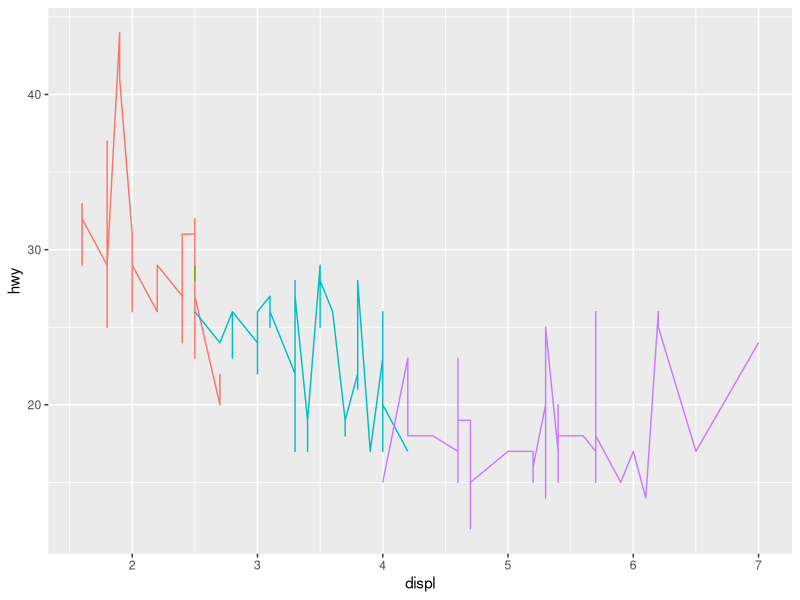
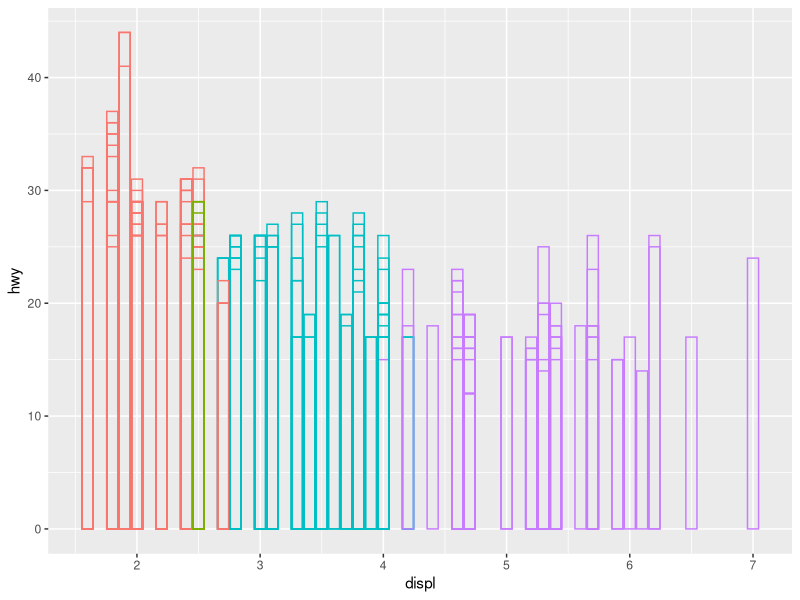
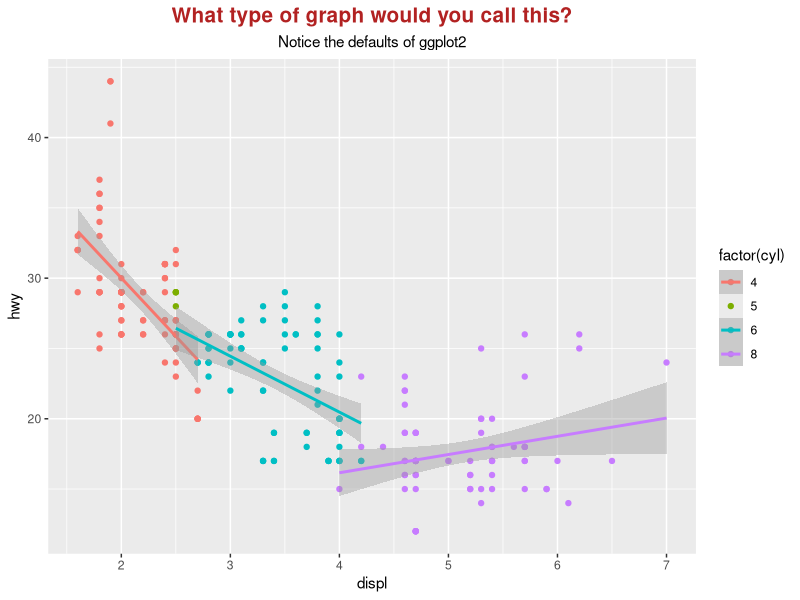
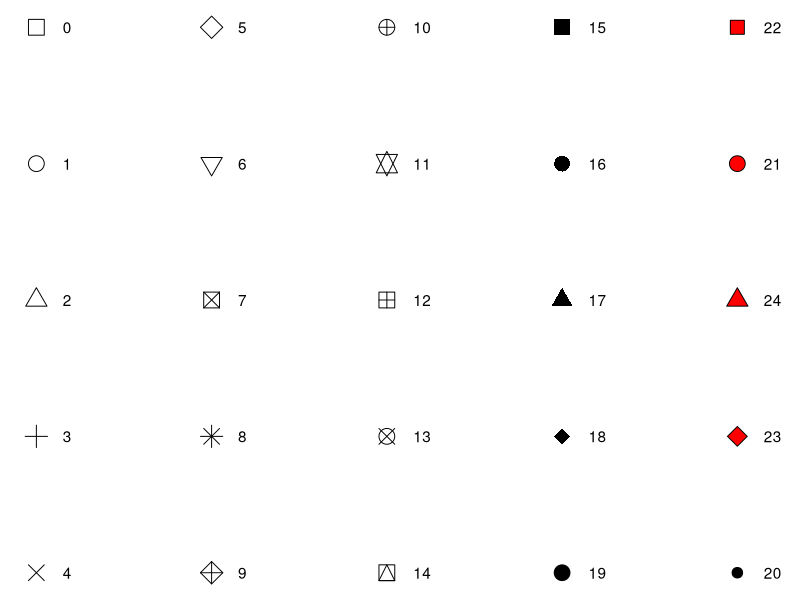
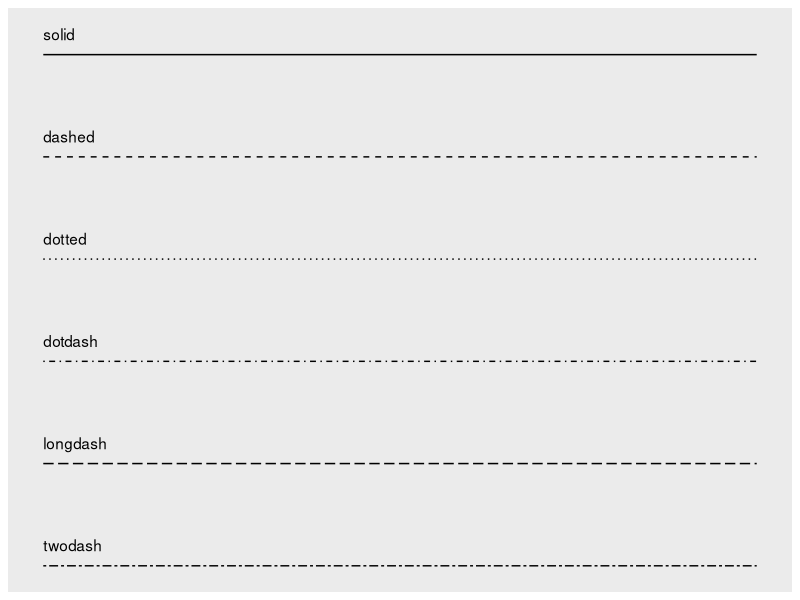
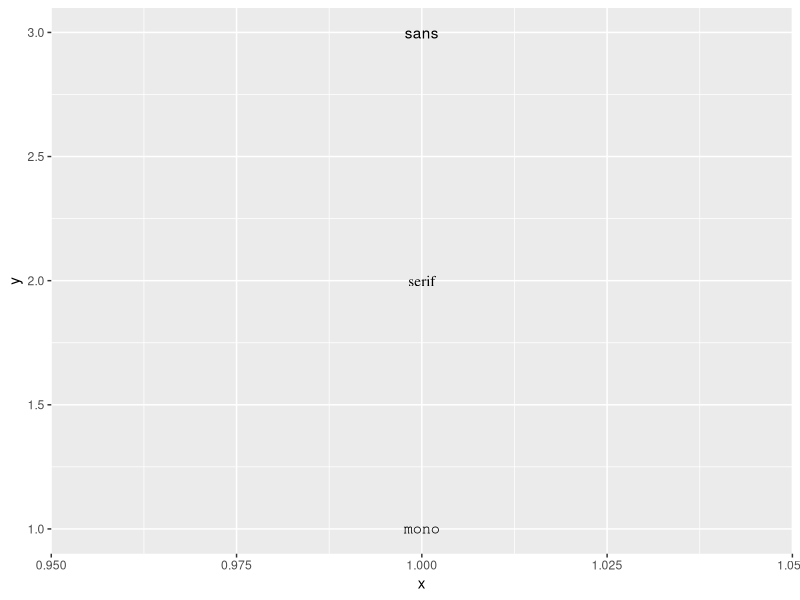
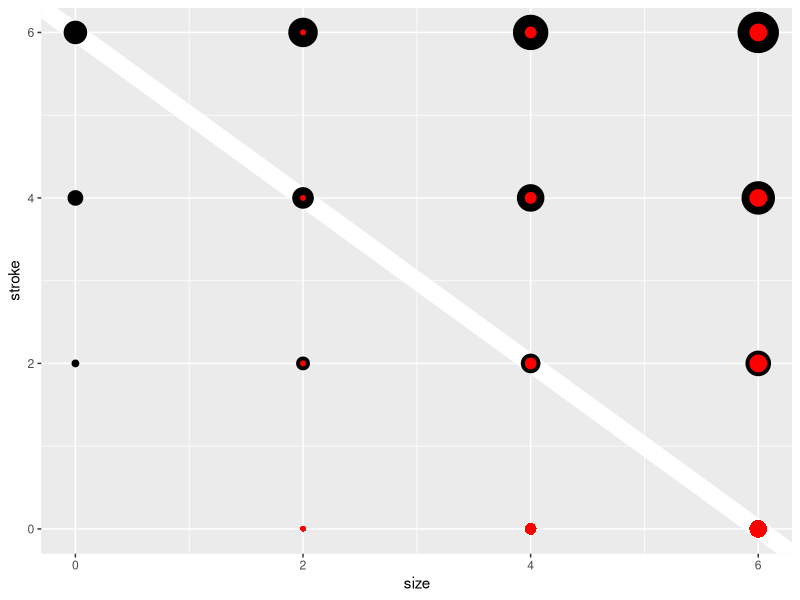
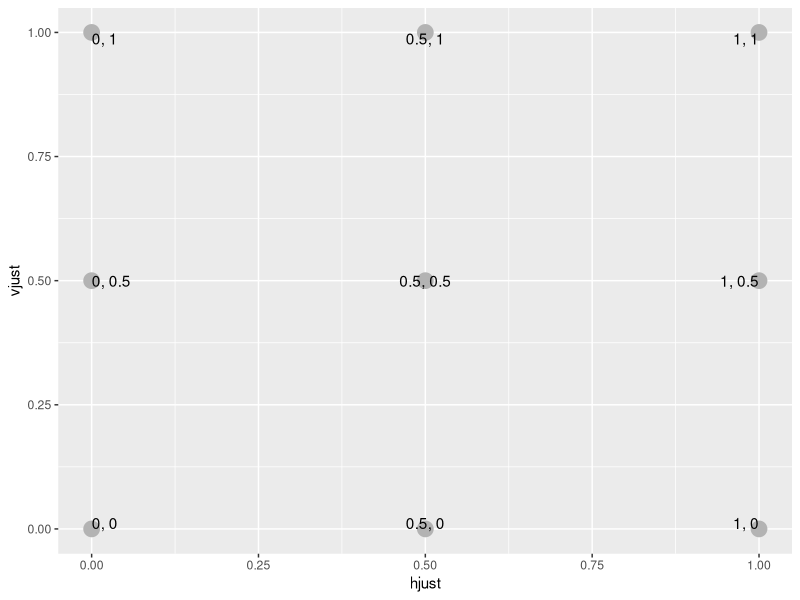

These charts were generated, in order, by the following R code:
## ---- chunk 1
#library(knitr)
#knitr::opts_chunk$set(cache=TRUE, cache.lazy= FALSE, warning = FALSE, 
                      
                   #   message= FALSE, echo = TRUE, dpi = 180, 
                    #  fig.width = 8, fig.height = 5)
library(tidyverse)

## ---- chunk 2
ggplot(mpg, aes(displ, hwy, colour = factor(cyl))) +
  geom_line() + 
  theme(legend.position = "none")

## ---- chunk 3
ggplot(mpg, aes(displ, hwy, colour = factor(cyl))) +
  geom_bar(stat = "identity", position = "identity", fill = NA) + 
  theme(legend.position = "none")
## ---- chunk 4
ggplot(mpg, aes(displ, hwy, colour = factor(cyl))) + 
  geom_point() + 
  geom_smooth(method = "lm") + 
  labs(title = "What type of graph would you call this?", subtitle = "Notice the defaults of ggplot2") +
  theme(plot.title = element_text(size = 15, color = 
                                    "firebrick", face = "bold", hjust = .5))   +
  theme(plot.subtitle = element_text(hjust = .5))
## ---- chunk 5
shapes <- data.frame(
  shape = c(0:19, 22, 21, 24, 23, 20),
  x = 0:24 %/% 5,
  y = -(0:24 %% 5)
)
ggplot(shapes, aes(x, y)) + 
  geom_point(aes(shape = shape), size = 5, fill = "red") +
  geom_text(aes(label = shape), hjust = 0, nudge_x = 0.15) +
  scale_shape_identity() +
  expand_limits(x = 4.1) +
  theme_void()
## ---- chunk 6
lty <- c("solid", "dashed", "dotted", "dotdash", "longdash", "twodash")
linetypes <- data.frame(
  y = seq_along(lty),
  lty = lty
) 
ggplot(linetypes, aes(0, y)) + 
  geom_segment(aes(xend = 5, yend = y, linetype = lty)) + 
  scale_linetype_identity() + 
  geom_text(aes(label = lty), hjust = 0, nudge_y = 0.2) +
  scale_x_continuous(NULL, breaks = NULL) + 
  scale_y_reverse(NULL, breaks = NULL)
## ---- chunk 7
df <- data.frame(x = 1, y = 3:1, family = c("sans", "serif", "mono"))
ggplot(df, aes(x, y)) + 
  geom_text(aes(label = family, family = family))
## ---- chunk 8
sizes <- expand.grid(size = (0:3) * 2, stroke = (0:3) * 2)
ggplot(sizes, aes(size, stroke, size = size, stroke = stroke)) + 
  geom_abline(slope = -1, intercept = 6, colour = "white", size = 6) + 
  geom_point(shape = 21, fill = "red") +
  scale_size_identity()
## ---- chunk 9
just <- expand.grid(hjust = c(0, 0.5, 1), vjust = c(0, 0.5, 1))
just$label <- paste0(just$hjust, ", ", just$vjust)

ggplot(just, aes(hjust, vjust)) +
  geom_point(colour = "grey70", size = 5) + 
  geom_text(aes(label = label, hjust = hjust, vjust = vjust))
## ---- chunk 10
ggplot(mpg, aes(displ, hwy)) + 
  geom_point() +
  geom_smooth() + 
  facet_wrap(~year)
## ---- chunk 11
ggplot(mpg, aes(displ, hwy, colour = factor(cyl))) +
  geom_bar(stat = "identity", position = "identity", fill = NA) + 
  theme(legend.position = "none") +
  coord_polar()
## ---- chunk 12
ggplot(diamonds,aes(x = "", fill=clarity)) + geom_bar(width =
1) + coord_polar (theta="y")
## ---- chunk 13
ggplot(diamonds,aes(x = "", fill=clarity)) + geom_bar(width =
1) + coord_polar (theta="x")
## ---- chunk 14
library(patchwork)
a <- ggplot(diamonds,aes(x = clarity, fill=clarity)) + geom_bar(width =
1) +  theme(legend.position = "none")
b <- ggplot(diamonds,aes(x = clarity, fill=clarity)) + geom_bar(width =
1) + coord_polar (theta="y")  + theme(legend.position = "none")
a + b
## ---- chunk 15
ggplot() +
layer(
data = diamonds, mapping = aes(x = carat, y = price),
geom = "point", stat = "identity", position = "identity"
) +
scale_y_continuous() +
scale_x_continuous() +
coord_cartesian()
